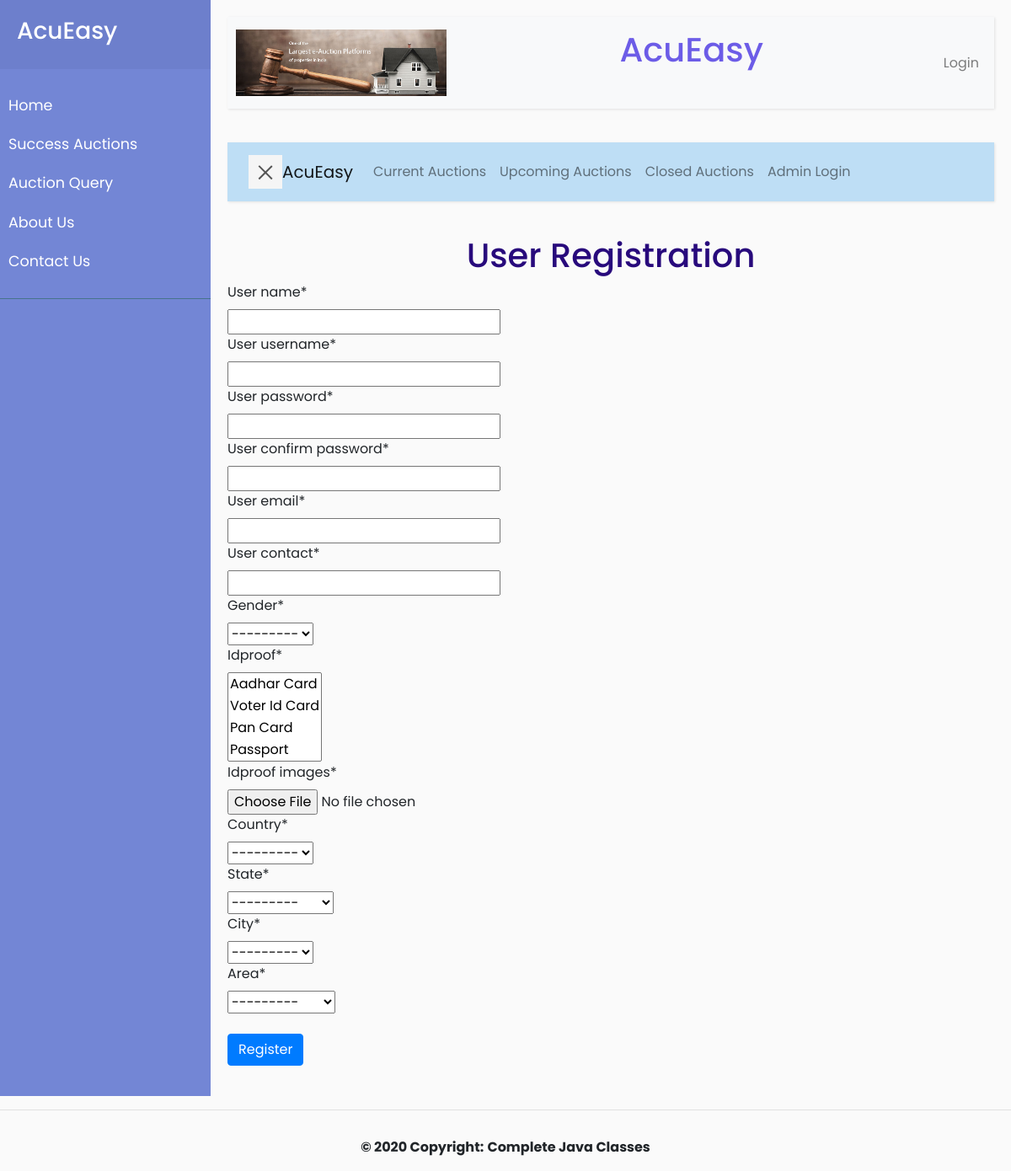
The app's page /user/user-register/ with its own data.
### Admin/models.py (models this page shows)
class IdProof(models.Model):
    idproof_id = models.AutoField(primary_key=True)
    idproof_type = models.CharField(max_length=36)
    def __str__(self):
        return self.idproof_type

class Country(models.Model):
    country_id = models.AutoField(primary_key=True)
    country_name = models.CharField(max_length=36)
    def __str__(self):
        return self.country_name

class State(models.Model):
    state_id = models.AutoField(primary_key=True)
    state_name = models.CharField(max_length=36)
    country = models.ForeignKey(Country, on_delete=models.CASCADE)
    def __str__(self):
        return self.state_name

class City(models.Model):
    city_id = models.AutoField(primary_key=True)
    city_name = models.CharField(max_length=36)
    state = models.ForeignKey(State, on_delete=models.CASCADE)
    def __str__(self):
        return self.city_name

class Area(models.Model):
    area_id = models.AutoField(primary_key=True)
    area_name = models.CharField(max_length=36)
    area_pincode = models.IntegerField(unique=True)
    city = models.ForeignKey(City, on_delete=models.CASCADE)
    def __str__(self):
        return self.area_name

### User/views.py (the view, shortened to what this page needs)
# urls.py: path('user-register/', views.UserRegister.as_view()),
class UserRegister(View):
    def get(self, request):
        form = PostForm()
        return render(request, 'User/userreg.html', {'form': form})

### User/forms.py (shortened to what this page needs)
class PostForm(forms.ModelForm):
    user_password=forms.CharField(widget=forms.PasswordInput,validators=[validate_password])
    user_confirm_password=forms.CharField(widget=forms.PasswordInput,validators=[validate_password])
    class Meta:
        model=User
        fields=['user_id','user_name','user_username','user_password','user_confirm_password',
        'user_email','user_contact','gender','idproof','idproof_images','country','state','city','area']

### User/templates/User/userreg.html (shortened to what this page needs)
{% extends 'AcuEasy/user_guest.html' %}
{% load static %}
{% load crispy_forms_tags %}
{% block body %}
<h1 align='center'>User Registration </h1>
<form action="/user/user-register/" method="post" enctype="multipart/form-data"><input type='hidden' />
	{{form|crispy}}
	{%csrf_token %} <br>
	<div class="form-group">
		<button type="submit" class="btn btn-primary ">Register</button>
	</div>
</form>
</div>
</div>
{% endblock %}

### static/css/base.css (style rules this page uses)
body { font-family: 'Poppins', sans-serif; background: #fafafa; }

### User/templates/User/userreg.html (style rules this page uses)
h1 { color: #280a7c; }

### records on screen
IdProof: idproof "Aadhar Card / Voter Id Card / Pan Card / Passport"
Country: country "---------"
State: state "---------"
City: city "---------"
Area: area "---------"
